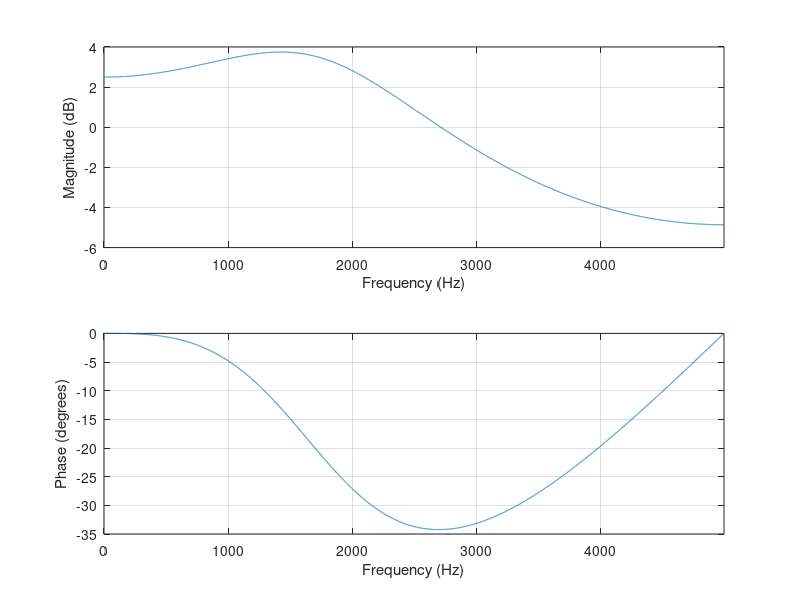
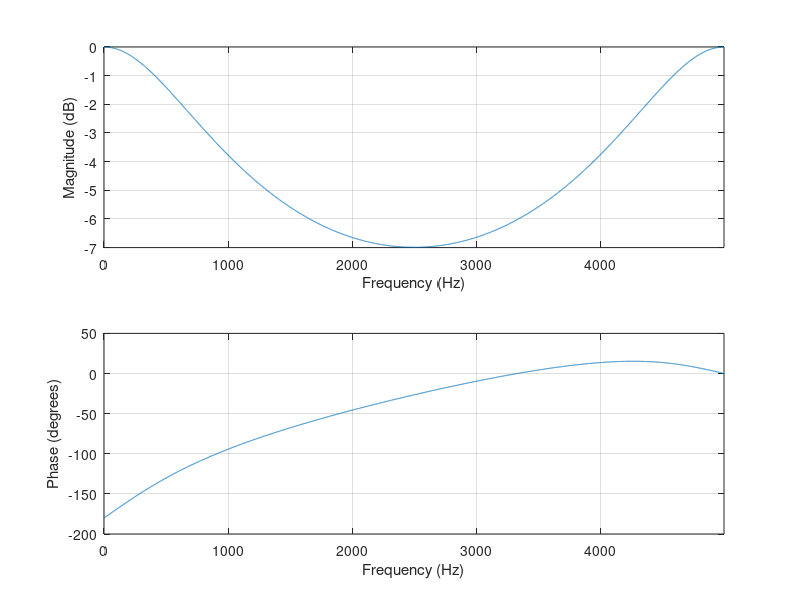
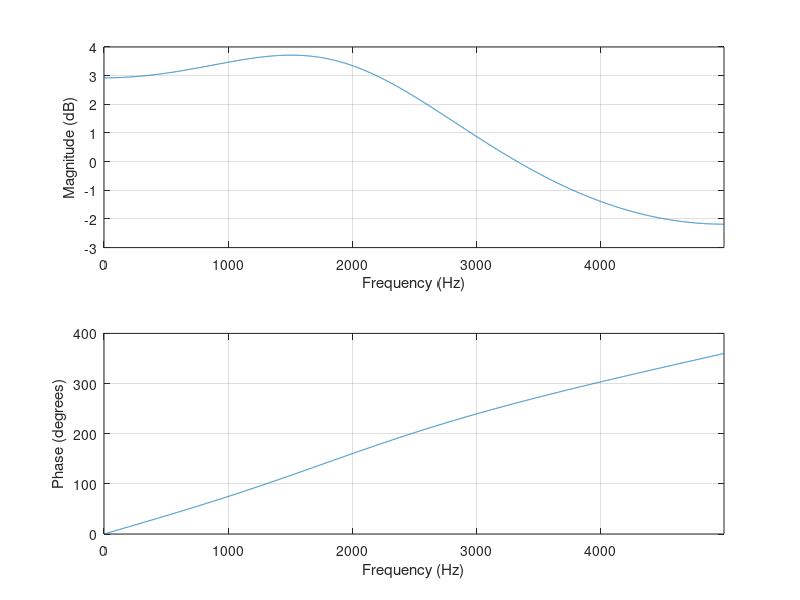
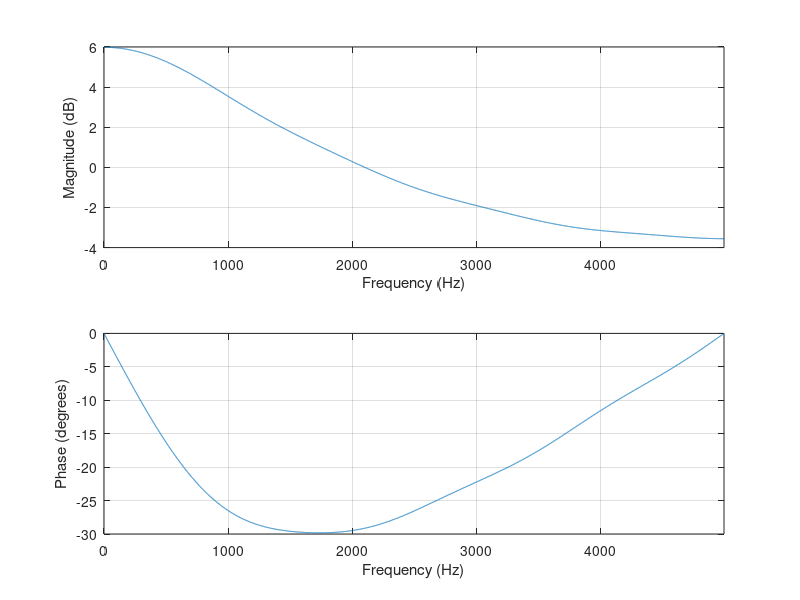

Write MATLAB code to recreate these figures, in order.
%Declaramos las funciones
Fs=10000;
t_ini = 0;
t_fin = 1;
T=1/Fs;
t=t_ini:T:t_fin-T;
N=length(t);
#df=Fs/N;
#freq=-Fs/2:df:Fs/2-df;
%Para poder mostrar la respuesta en frecuencia de cada uno de los H(z) calculados lo unico que hace falta es
%definir el a y b para pasarle a la funcion freqz

%Para el 1

a = [0 0.25 -0.5 1];
b = [0 0 0 1];
a = a(end:-1:1);
b = b(end:-1:1);
figure(1);
[h1,f1] = freqz(b,a,N,0,Fs);
#subplot(2,1,1);
#plot(f1,abs(h1));%Frecuencia
#subplot(2,1,2);
#plot(f1,angle(h1));%Fase
freqz_plot(f1,h1);


%Para el 2

a = [0 -1 -1 1];
b = [0 0 1];
a = a(end:-1:1);
b = b(end:-1:1);

figure(2);
[h2,f2] = freqz(b,a,N,0,Fs);
freqz_plot(f2,h2);

%Para el 3

a = [0 6 -2 1];
b = [0 0 0 7];
a = a(end:-1:1);
b = b(end:-1:1);

figure(3);
[h3,f3] = freqz(b,a,N,0,Fs);
freqz_plot(f3,h3);

%Para el 4

a = [0 0 0 0 0 0 0 0 1];
b = [1/128 1/64 1/32 1/16 1/8 1/4 1/2 1];
a = a(end:-1:1);
b = b(end:-1:1);

figure(4);
[h4,f4] = freqz(b,a,N,0,Fs);
freqz_plot(f4,h4);



